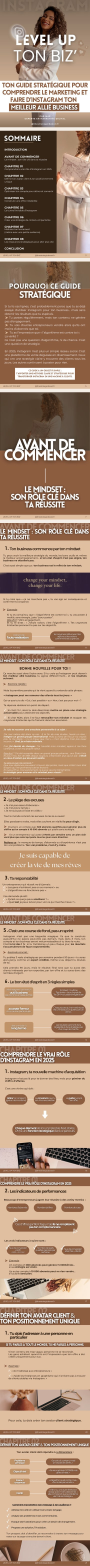
#> input picture reels/10-ans-marketing/assets/ebook_strip.jpg, 360 x 6262 px (shown at 1/4 size)
$ python -i lilac2.py   (imports and definitions only)
#> lines starting #> are read from the running program, lines starting #| are printed output that depends on the picture
#!/usr/bin/env python3
"""Her lilac look for a WARM greige wall (lilac.py keys on a blue-grey wall and blotches this one): every low-saturation,
light pixel (wall, white shirt) gets her lilac chroma at its own brightness, soft mask so skin, hair and gold stay as shot.
PY lilac2.py in.mp4 out.mp4  |  --frame in.png out.png"""
import subprocess, sys
import numpy as np
from PIL import Image, ImageFilter
W, H = 1080, 1920
LEFT = np.array([0.99, 0.94, 1.30], np.float32); RIGHT = np.array([1.12, 0.91, 1.17], np.float32)
X = np.linspace(0, 1, W, dtype=np.float32)[None, :, None]; TINT = LEFT * (1 - X) + RIGHT * X
def grade(rgb):
    f = rgb.astype(np.float32); mx = f.max(2); mn = f.min(2)
    sat = (mx - mn) / (mx + 1); luma = 0.299 * f[..., 0] + 0.587 * f[..., 1] + 0.114 * f[..., 2]
    m = np.clip((0.22 - sat) / 0.10, 0, 1) * np.clip((luma - 95) / 40, 0, 1)
    m = np.asarray(Image.fromarray((m * 255).astype(np.uint8)).filter(ImageFilter.GaussianBlur(5)), np.float32)[..., None] / 255
    lum = np.asarray(Image.fromarray(np.clip(luma, 0, 255).astype(np.uint8)).filter(ImageFilter.GaussianBlur(2)), np.float32)[..., None]
    wall = np.clip(lum * 1.08, 0, 240) * TINT
    return np.clip(f * (1 - m) + wall * m, 0, 255).astype(np.uint8)
# [2 lines not run here, left out]
src, dst = sys.argv[1], sys.argv[2]
# [1 line that did not run here, left out]
# [2 lines that did not run here, left out]
n = 0
# [5 lines not run here, left out]

>>> import cv2
>>> picture = cv2.imread('assets/ebook_strip.jpg', cv2.IMREAD_GRAYSCALE)
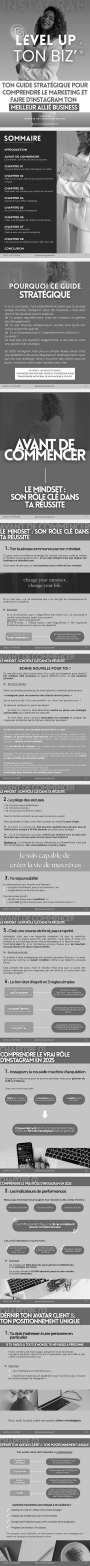
#> picture: shape (6262, 360) (shown at 1/4 size); min 0, max 255, mean 152.7
>>> result = grade(picture)
#> (the run stopped early here; a loop or call above may not have finished)
